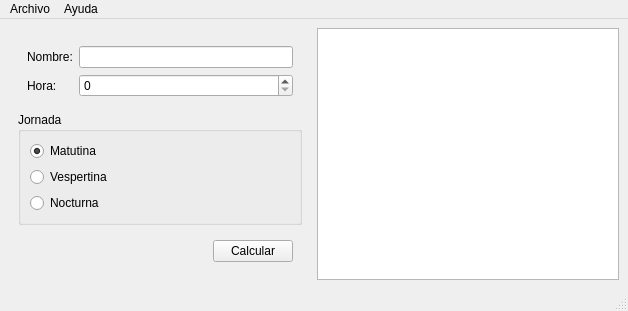
<?xml version="1.0" encoding="UTF-8"?>
<ui version="4.0">
 <class>Principal</class>
 <widget class="QMainWindow" name="Principal">
  <property name="geometry">
   <rect>
    <x>0</x>
    <y>0</y>
    <width>628</width>
    <height>308</height>
   </rect>
  </property>
  <property name="windowTitle">
   <string>Principal</string>
  </property>
  <property name="windowIcon">
   <iconset resource="Recursos.qrc">
    <normaloff>:/Recursos/efectivo.png</normaloff>:/Recursos/efectivo.png</iconset>
  </property>
  <widget class="QWidget" name="centralwidget">
   <layout class="QHBoxLayout" name="horizontalLayout">
    <item>
     <widget class="QWidget" name="widget_2" native="true">
      <layout class="QVBoxLayout" name="verticalLayout_2">
       <item>
        <widget class="QWidget" name="widget" native="true">
         <layout class="QFormLayout" name="formLayout">
          <item row="0" column="0">
           <widget class="QLabel" name="label">
            <property name="text">
             <string>Nombre:</string>
            </property>
           </widget>
          </item>
          <item row="0" column="1">
           <widget class="QLineEdit" name="inNombre">
            <property name="toolTip">
             <string>&lt;html&gt;&lt;head/&gt;&lt;body&gt;&lt;p&gt;&lt;span style=&quot; font-weight:600;&quot;&gt;Nombre:&lt;/span&gt; Ingrese el nombre del obrero.&lt;/p&gt;&lt;/body&gt;&lt;/html&gt;</string>
            </property>
           </widget>
          </item>
          <item row="1" column="0">
           <widget class="QLabel" name="label_2">
            <property name="text">
             <string>Hora:</string>
            </property>
           </widget>
          </item>
          <item row="1" column="1">
           <widget class="QSpinBox" name="inHoras">
            <property name="maximum">
             <number>50</number>
            </property>
           </widget>
          </item>
         </layout>
        </widget>
       </item>
       <item>
        <widget class="QGroupBox" name="groupBox">
         <property name="toolTip">
          <string>Seleccione la jornada laboral. </string>
         </property>
         <property name="title">
          <string>Jornada</string>
         </property>
         <layout class="QVBoxLayout" name="verticalLayout">
          <item>
           <widget class="QRadioButton" name="inMatutina">
            <property name="text">
             <string>Matutina</string>
            </property>
            <property name="checked">
             <bool>true</bool>
            </property>
           </widget>
          </item>
          <item>
           <widget class="QRadioButton" name="inVespertina">
            <property name="text">
             <string>Vespertina</string>
            </property>
           </widget>
          </item>
          <item>
           <widget class="QRadioButton" name="inNocturna">
            <property name="text">
             <string>Nocturna</string>
            </property>
           </widget>
          </item>
         </layout>
        </widget>
       </item>
       <item>
        <widget class="QWidget" name="widget_4" native="true">
         <layout class="QHBoxLayout" name="horizontalLayout_2">
          <item>
           <spacer name="horizontalSpacer">
            <property name="orientation">
             <enum>Qt::Horizontal</enum>
            </property>
            <property name="sizeHint" stdset="0">
             <size>
              <width>40</width>
              <height>20</height>
             </size>
            </property>
           </spacer>
          </item>
          <item>
           <widget class="QPushButton" name="cmdCalcular">
            <property name="enabled">
             <bool>true</bool>
            </property>
            <property name="toolTip">
             <string>Calcular</string>
            </property>
            <property name="text">
             <string>Calcular</string>
            </property>
           </widget>
          </item>
         </layout>
        </widget>
       </item>
       <item>
        <spacer name="verticalSpacer">
         <property name="orientation">
          <enum>Qt::Vertical</enum>
         </property>
         <property name="sizeHint" stdset="0">
          <size>
           <width>20</width>
           <height>40</height>
          </size>
         </property>
        </spacer>
       </item>
      </layout>
     </widget>
    </item>
    <item>
     <widget class="QPlainTextEdit" name="outResultado">
      <property name="readOnly">
       <bool>true</bool>
      </property>
     </widget>
    </item>
   </layout>
  </widget>
  <widget class="QMenuBar" name="menubar">
   <property name="geometry">
    <rect>
     <x>0</x>
     <y>0</y>
     <width>628</width>
     <height>21</height>
    </rect>
   </property>
   <widget class="QMenu" name="menuArchivo">
    <property name="title">
     <string>Archivo</string>
    </property>
    <addaction name="mnuNuevo"/>
    <addaction name="mnuAbrir"/>
    <addaction name="mnuGuardar"/>
    <addaction name="mnuCalcular"/>
    <addaction name="mnuSalir"/>
   </widget>
   <widget class="QMenu" name="menuAyuda">
    <property name="title">
     <string>Ayuda</string>
    </property>
    <addaction name="mnuAyuda"/>
   </widget>
   <addaction name="menuArchivo"/>
   <addaction name="menuAyuda"/>
  </widget>
  <widget class="QStatusBar" name="statusbar"/>
  <action name="mnuNuevo">
   <property name="icon">
    <iconset resource="Recursos.qrc">
     <normaloff>:/Recursos/anadir.png</normaloff>:/Recursos/anadir.png</iconset>
   </property>
   <property name="text">
    <string>Nuevo</string>
   </property>
  </action>
  <action name="mnuAbrir">
   <property name="icon">
    <iconset resource="Recursos.qrc">
     <normaloff>:/Recursos/edicion-tex.png</normaloff>:/Recursos/edicion-tex.png</iconset>
   </property>
   <property name="text">
    <string>Abrir</string>
   </property>
  </action>
  <action name="mnuGuardar">
   <property name="icon">
    <iconset resource="Recursos.qrc">
     <normaloff>:/Recursos/salvar.png</normaloff>:/Recursos/salvar.png</iconset>
   </property>
   <property name="text">
    <string>Guardar</string>
   </property>
  </action>
  <action name="mnuCalcular">
   <property name="icon">
    <iconset resource="Recursos.qrc">
     <normaloff>:/Recursos/calculadora.png</normaloff>:/Recursos/calculadora.png</iconset>
   </property>
   <property name="text">
    <string>Calcular</string>
   </property>
  </action>
  <action name="mnuSalir">
   <property name="icon">
    <iconset resource="Recursos.qrc">
     <normaloff>:/Recursos/bandeja-de-salida.png</normaloff>:/Recursos/bandeja-de-salida.png</iconset>
   </property>
   <property name="text">
    <string>Salir</string>
   </property>
  </action>
  <action name="mnuAyuda">
   <property name="icon">
    <iconset resource="Recursos.qrc">
     <normaloff>:/Recursos/informacion.png</normaloff>:/Recursos/informacion.png</iconset>
   </property>
   <property name="text">
    <string>Acerca de</string>
   </property>
  </action>
 </widget>
 <resources>
  <include location="Recursos.qrc"/>
 </resources>
 <connections/>
</ui>
